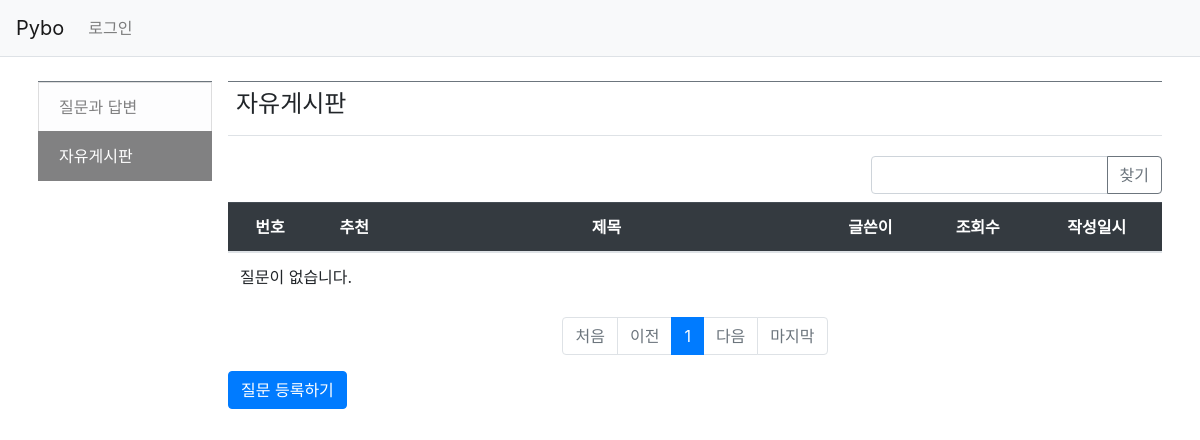
/pybo/free/, run on an earlier commit of the app's database.
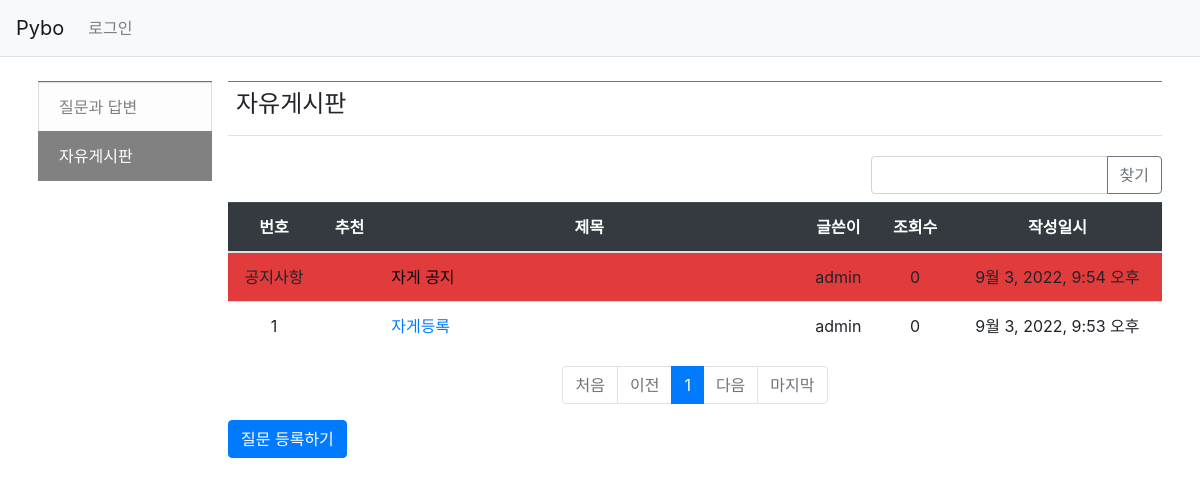
And on a later commit of the database.
### pybo/models.py (models this page shows, shortened)
class Category(models.Model):
    name = models.CharField(max_length=20, unique=True)
    description = models.CharField(max_length=200, blank=True)
    has_answer = models.BooleanField(default=True)  # 답변가능 여부
    def get_absolute_url(self):
        return reverse('pybo:index', args=[self.name])

class Question(models.Model):
    author=models.ForeignKey(User, on_delete=models.CASCADE, related_name='author_question')
    subject=models.CharField(max_length=200)
    content=RichTextField(null=True, blank=True)
    create_date=models.DateTimeField()
    modify_date=models.DateTimeField(null=True, blank=True)
    voter = models.ManyToManyField(User, related_name='voter_question')
    view_count = models.PositiveIntegerField(default=0)
    top_fixed = models.BooleanField(verbose_name='상단고정', default=False)
    category = models.ForeignKey(Category, on_delete=models.CASCADE, related_name='category_question')

### pybo/views/base_views.py (the view, shortened to what this page needs)
# urls.py: path('<str:category_name>/', base_views.index, name='index'), # '/'에 해당되는 path
def index(request, category_name='qna'):
    page=request.GET.get('page', '1')
    kw=request.GET.get('kw', '')
    category_list = Category.objects.all()
    category = get_object_or_404(Category, name=category_name)
    question_list=Question.objects.filter(top_fixed=False).order_by('-create_date')
    question_list=question_list.filter(category=category)
    paginator = Paginator(question_list,10)    #페이지당 10개씩 보여주기
    page_obj=paginator.get_page(page)
    max_page=len(paginator.page_range)
    if kw:
        notice_fixed = None
    else:
        notice_fixed=Question.objects.filter(top_fixed=True).order_by('create_date')
        notice_fixed=notice_fixed.filter(category=category)
    context={'question_list': page_obj, 'page': page, 'kw': kw, 'max_page':max_page, 'notice_fixed':notice_fixed, 'category_list': category_list, 'category': category}
    return render(request, 'pybo/question_list.html', context)

### pybo/templatetags/pybo_filter.py (called while the page is built)
@register.filter
def sub(value, arg):
    return value - arg

### templates/pybo/question_list.html (shortened to what this page needs)
{% extends 'base.html' %}
{% load pybo_filter %}
{% block content %}
<div class="container my-3">
    <div class="row">
        <div class="col-sm-12 col-md-3 col-lg-2 p-2">
            <nav id="sidebar" class="border-top border-secondary">
                <div class="list-group">
                    {% for cat in category_list %}
                        {% if cat == category %}
                            <a class="rounded-0 list-group-item list-group-item-action list-group-item-light active"
                            href="{{ cat.get_absolute_url }}">{{ cat.description }}</a>
                        {% else %}
                            <a class="rounded-0 list-group-item list-group-item-action list-group-item-light"
                            href="{{ cat.get_absolute_url }}">{{ cat.description }}</a>
                        {% endif %}
                    {% endfor %}
                </div>
            </nav>
        </div>
        <div class="col-sm-12 col-md-9 col-lg-10 p-2">
            <div id="content" class="border-top border-secondary">
                <div class="content_block">
                    <h4 class="border-bottom pl-2 pb-3 my-2">{{ category.description }}</h4>
                    <div class="row justify-content-between my-1">
                        <div class="container my-1">
                            <div class="row justify-content-end my-2">
                                <div class="col-4 input-group">
                                    <input type="text" class="form-control kw" value="{{ kw|default_if_none:'' }}">
                                    <div class="input-group-append">
                                        <button class="btn btn-outline-secondary" type="button" id="btn_search">찾기</button>
                                    </div>
                                </div>
                            </div>
                            <table class="table">
                                <thread>
                                <tr class="text-center thead-dark">
                                    <th>번호</th>
                                    <th>추천</th>
                                    <th style="width:45%">제목</th>
                                    <th>글쓴이</th>
                                    <th>조회수</th>
                                    <th>작성일시</th>
                                </tr>
                                </thread>
                                <tbody>
                                    {% if notice_fixed %}
                                    {% if question_list.number == 1 %}
                                    {% for notice in notice_fixed %}
                                    <tr class="text-center" style="background-color: #e13b3b;">
                                        <td>공지사항</td>
                                        <td>
                                        </td>
                                        <td class="text-left">
                                            <a href="{% url 'pybo:detail' notice.id category.name %}" style="color: #060000">
                                                {{ notice.subject }}
                                            </a>
                                        </td>
                                        <td>{{ notice.author.username }}</td>
                                        <td>{{ notice.view_count }}</td>
                                        <td>{{ notice.create_date }}</td>
                                    </tr>
                                    {% endfor %}
                                    {% endif %}
                                    {% endif %}
                                    {% if question_list %}
                                    {% for question in question_list %}
                                    <tr class="text-center">
                                        <td>{{ question_list.paginator.count|sub:question_list.start_index|sub:forloop.counter0|add:1 }}</td>
                                        <td>
                                        </td>
                                        <td class="text-left">
                                            <a href="{% url 'pybo:detail' question.id category.name %}">
                                                {{ question.subject }}
                                            </a>
                                        </td>
                                        <td>{{ question.author.username }}</td>
                                        <td>{{ question.view_count  }}</td>
                                        <td>{{ question.create_date }}</td>
                                    </tr>
                                    {% endfor %}
                                    {% else %}
                                    <tr>
                                        <td colspan="3">질문이 없습니다.</td>
                                    </tr>
                                    {% endif %}
                                </tbody>
                            </table>
                            <ul class="pagination justify-content-center">
                                {% if question_list.has_previous %}
                                <li class="page item">
                                    <a class="page-link" data-page="={{ question_list.start_index }}" href="#">
                                        처음
                                    </a>
                                </li>
                                <li class="page-item">
                                    <a class="page-link" data-page="{{ question_list.previous_page_number }}" href="#">
                                        이전
                                    </a>
                                </li>
                                {% else %}
                                <li class="page-item disabled">
                                    <a class="page-link" tabindex="-1" aria-disabled="true" href="#">
                                        처음
                                    </a>
                                </li>
                                <li class="page-item disabled">
                                    <a class="page-link" tabindex="-1" aria-disabled="true" href="#">
                                        이전
                                    </a>
                                </li>
                                {% endif %}
                                {% for page_number in question_list.paginator.page_range %}
                                {% if page_number >= question_list.number|add:-5 and page_number <= question_list.number|add:5 %}
                                    {% if page_number == question_list.number %}
                                    <li class="page-item active" aria-current="page">
                                        <a class="page-link" data-page="{{ page_number }}" href="#">
                                            {{ page_number }}
                                        </a>
                                    </li>
                                    {% else %}
                                    <li class="page-item">
                                        <a class="page-link" data-page="{{ page_number }}" href="#">
                                            {{ page_number }}
                                        </a>
                                    </li>
                                    {% endif %}
                                {% endif %}
                                {% endfor %}
                                {% if question_list.has_next %}
                                <li class="page-item">
                                    <a class="page-link" data-page="{{ question_list.next_page_number }}" href="#">
                                        다음
                                    </a>
                                </li>
                                <li class="page-item">
                                    <a class="page-link" data-page="{{ max_page }}" href="#">마지막</a>
                                </li>
                                {% else %}
                                <li class="page-item disabled">
                                    <a class="page-link" tabindex="-1" aria-disabled="true" href="#">
                                        다음
                                    </a>
                                </li>
                                <li class="page-item disabled">
                                    <a class="page-link" tabindex="-1" aria-disabled="true" href="#">
                                        마지막
                                    </a>
                                </li>
                                {% endif %}
                            </ul>
                            <a href="{% url 'pybo:question_create' category.name %}" class="btn btn-primary">
                                질문 등록하기
                            </a>
                        </div>
                    </div>
                </div>
            </div>
        </div>
    </div>
</div>
{% endblock %}

### templates/base.html (shortened to what this page needs)
{% load static %}
<!doctype html>
<html lang="ko">
<head>
    <link rel="stylesheet" type="text/css" href="{% static 'bootstrap.min.css' %}">
    <link rel="stylesheet" type="text/css" href="{% static 'style.css' %}">
</head>
<body>
{% include "navbar.html" %}
{% block content %}
{% endblock %}
</body>
</html>

### templates/navbar.html (shortened to what this page needs)
<nav class="navbar navbar-expand-lg navbar-light bg-light border-bottom">
    <a class="navbar-brand" href="{% url 'pybo:index' %}">Pybo</a>
    <div class="collapse navbar-collapse flex-grow-0" id="navbarNav">
        <ul class="navbar-nav">
            <li class="nav-item">
                {% if user.is_authenticated %}
                <a class="nav-link" href="{% url 'common:logout' %}">
                    {{ user.username }} (로그아웃)
                </a>
                {% else %}
                <a class="nav-link" href="{% url 'common:login' %}">로그인</a>
                {% endif %}
            </li>
        </ul>
    </div>
</nav>

What changed in the data, as far as the page shows it:
added Question: subject "자게 공지", author.username "admin", view_count "0", create_date "9월 3, 2022, 9:54 오후", shown under "자유게시판"
added Question: paginator.count|sub "1", subject "자게등록", author.username "admin", view_count "0", create_date "9월 3, 2022, 9:53 오후"
Also different on the page:
text no longer shown: "질문이 없습니다."
